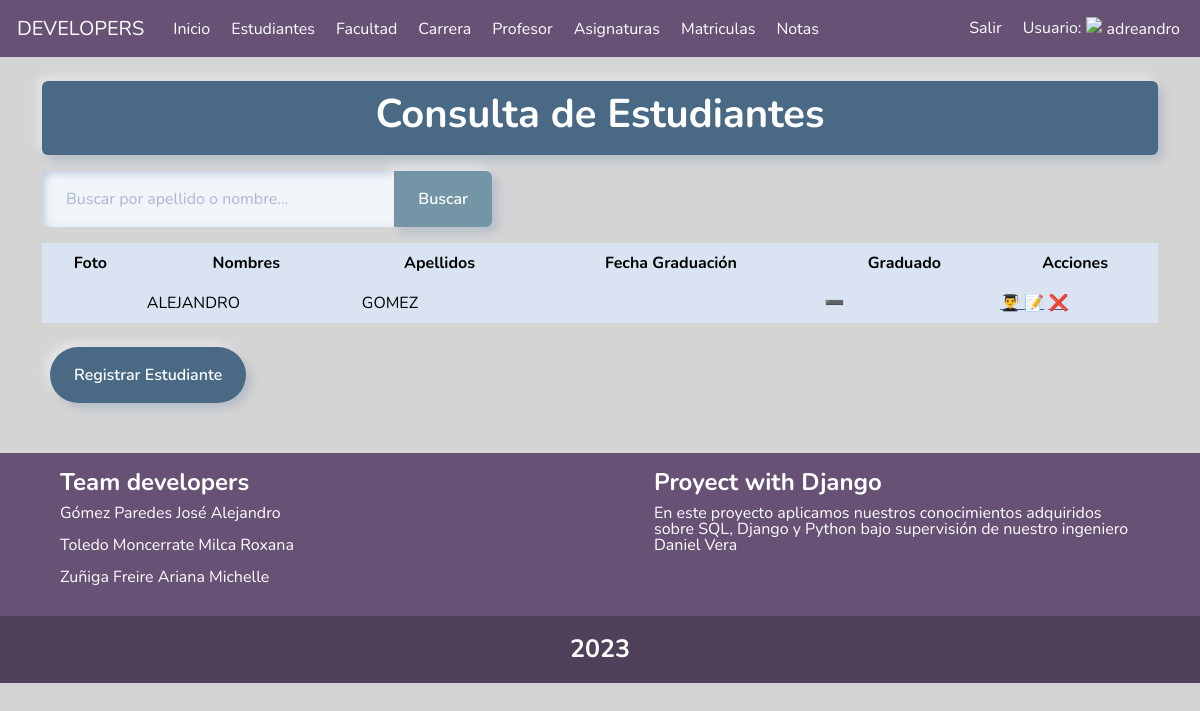
The app's page /students/ (signed in) with its own data.
### notas/models.py (models this page shows)
class Student(models.Model):
    firstname = models.CharField(
        'Nombres', max_length=200, null=False, blank=False)
    lastname = models.CharField(
        verbose_name="Apellidos", max_length=200, blank=False, null=False)
    created = models.DateTimeField(auto_now_add=True)
    dategraduate = models.DateTimeField(
        'Fecha Graduacion', null=True, blank=True)
    graduate = models.BooleanField('Graduado', default=False)
    user = models.ForeignKey(User, on_delete=models.CASCADE)
    carrera = models.ForeignKey(Carrer, default=None, on_delete=models.PROTECT)
    photo = models.ImageField(
        upload_to='studentPhoto/', blank=True, null=True)
    class Meta:
        verbose_name = ('Student')
        verbose_name_plural = ('Students')
        ordering = ('-lastname',)
    def __str__(self):
        return f"{self.firstname} {self.lastname}"

### notas/student.py (the view)
# urls.py: path('students/', student.init, name='students'),
@login_required
def init(request):
    print(request)
    context, students = None, None
    try:
        q = request.GET.get('q')  # ver
        if q:
            students = (Student.objects.filter(
                lastname__icontains=q) or
                Student.objects.filter
                (firstname__icontains=q))
        else:
            students = Student.objects.all()
        print(students)
        paginator = Paginator(students, 2)
        pagina = request.GET.get('page', 1)
        students_paginados = paginator.get_page(pagina)
        context = {
            'students': students_paginados,
            'title': 'Consulta de Estudiantes',
            'paginator': paginator,
            'num_pages': paginator.num_pages,
        }
        return render(request, 'students/students.html', context)
    except NameError:
        print(NameError)
        return render(request, 'students/students.html',
                      {'title': 'Consulta de Estudiantes',
                       'error': 'Ha ocurrido un error en la consulta'})

### notas/templates/students/students.html (shortened to what this page needs)
{% extends "base.html" %}
{% load static%}
{% block content %}
 <div class="container">
    <div class="py-2 mt-4 border border-1 shadow rounded text-center color">
        <h1 class="fw-bold text-white text-success">{{title}}</h1>
    </div>
   <div class="mt-3">
        <div class="mt-2 d-flex justify-content-between flex-wrap">
            <form action="" style="max-width: 450px;">
                <div class="input-group">
                    <input type="text" size="100" class="form-control" placeholder="Buscar por apellido o nombre..." name="q" value="{{ request.GET.q }}">
                    <button class="btn botones text-white" data-bs-toggle="tooltip" data-bs-title="Escriba parte del apellido o nombre y click en buscar">
                        Buscar
                    </button>
                </div>
            </form>
        </div>
  </div>
  <div class="table-responsive mt-3">
     <table class="table table-borderless table-fluid">
    <thead class="text-center text-light ">
      <tr >
        <th>Foto</th>
        <th>Nombres</th>
        <th>Apellidos</th>
        <th>Fecha Graduación</th>
        <th>Graduado</th>
        <th>Acciones</th>
      </tr>
    </thead>
    <tbody>
      {% for student in students %}
      <tr>
        <td>{{student.photo}}</td>
        <td>{{student.firstname|upper}}</td>
        <td>{{student.lastname|upper}}</td>
        {% if student.graduate %}
            <td>{{student.dategraduate|date:'M j Y'}}</td>
        {% else %}
            <td></td>
        {% endif %}
        <td>{% if student.graduate %}
              ✔
            {% else %}
              ➖
            {% endif %}
        </td>
        <td >
            <a class="show-details" href="#" data-bs-toggle="tooltip" data-bs-title="Graduar Estudiante"
              data-studentid="{{ student.id }}|{{ student.firstname }}|{{ student.lastname }}|{{ student.graduate }}" data-bs-toggle="modal" data-bs-target="#studentDetailsModal">
              👨‍🎓
            </a>
          <a href="{% url 'update_student' student.id %}" data-bs-toggle="tooltip" data-bs-title="Editar el estudiante">📝</a>
          <a href="{% url 'delete_student' student.id %}" data-bs-toggle="tooltip" data-bs-title="Eliminar el estudiante">❌</a>
        </td>
      </tr>
    {% endfor %}
    </tbody>
     </table>
  </div>
  <div class="m-2">
    <a href="{% url 'create_student' %}" class="btn color text-white" data-bs-toggle="tooltip" data-bs-title="Ingresar un nuevo estudiante">
        Registrar Estudiante
    </a>
  </div>
</div>
{% endblock content %}

### static/css/estilos.css (style rules this page uses)
.fondo { background-color: rgb(212, 212, 212) }
.color { background-color: #496985; }
.botones { background: #7395a5; }

### records on screen
Student: firstname "ALEJANDRO", lastname "GOMEZ", graduate False (drawn)

### other values on screen
{{ title }} "Consulta de Estudiantes"
